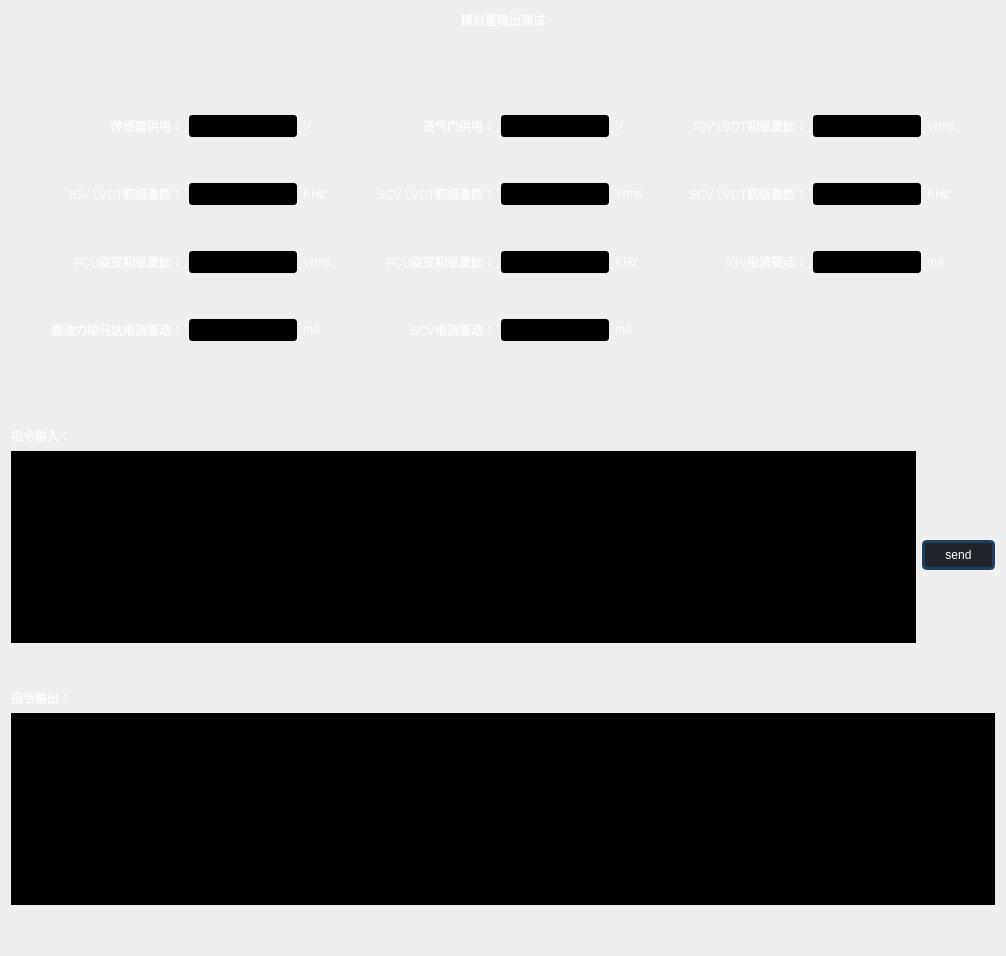
           <widget class="QWidget" name="tab_5">
            <attribute name="title">
             <string>模拟量输出测试</string>
            </attribute>
            <layout class="QVBoxLayout" name="verticalLayout_34">
             <item>
              <layout class="QVBoxLayout" name="verticalLayout_29">
               <item>
                <widget class="QLabel" name="label_34">
                 <property name="styleSheet">
                  <string notr="true">color:white;
font: 75 16pt &quot;Arial&quot;;</string>
                 </property>
                 <property name="text">
                  <string>模拟量输出测试</string>
                 </property>
                 <property name="alignment">
                  <set>Qt::AlignCenter</set>
                 </property>
                </widget>
               </item>
               <item>
                <spacer name="verticalSpacer_35">
                 <property name="orientation">
                  <enum>Qt::Vertical</enum>
                 </property>
                 <property name="sizeHint" stdset="0">
                  <size>
                   <width>20</width>
                   <height>40</height>
                  </size>
                 </property>
                </spacer>
               </item>
               <item>
                <layout class="QGridLayout" name="gridLayout_5">
                 <item row="1" column="2">
                  <widget class="QLineEdit" name="le_auto_ao_AOUT_PREPS">
                   <property name="sizePolicy">
                    <sizepolicy hsizetype="Maximum" vsizetype="Fixed">
                     <horstretch>0</horstretch>
                     <verstretch>0</verstretch>
                    </sizepolicy>
                   </property>
                   <property name="maximumSize">
                    <size>
                     <width>110</width>
                     <height>16777215</height>
                    </size>
                   </property>
                   <property name="styleSheet">
                    <string notr="true">color:white;
background-color: rgb(0, 0, 0);
font: 65 14pt &quot;Arial&quot;;</string>
                   </property>
                   <property name="alignment">
                    <set>Qt::AlignCenter</set>
                   </property>
                  </widget>
                 </item>
                 <item row="1" column="3">
                  <widget class="QLabel" name="label_447">
                   <property name="styleSheet">
                    <string notr="true">color:white;
font: 75 10pt &quot;Arial&quot;;</string>
                   </property>
                   <property name="text">
                    <string>V</string>
                   </property>
                  </widget>
                 </item>
                 <item row="8" column="4">
                  <spacer name="verticalSpacer_29">
                   <property name="orientation">
                    <enum>Qt::Vertical</enum>
                   </property>
                   <property name="sizeHint" stdset="0">
                    <size>
                     <width>20</width>
                     <height>40</height>
                    </size>
                   </property>
                  </spacer>
                 </item>
                 <item row="1" column="1">
                  <widget class="QLabel" name="label_446">
                   <property name="styleSheet">
                    <string notr="true">color:white;
font: 75 10pt &quot;Arial&quot;;</string>
                   </property>
                   <property name="text">
                    <string>传感器供电：</string>
                   </property>
                   <property name="alignment">
                    <set>Qt::AlignRight|Qt::AlignTrailing|Qt::AlignVCenter</set>
                   </property>
                  </widget>
                 </item>
                 <item row="2" column="1">
                  <spacer name="verticalSpacer_74">
                   <property name="orientation">
                    <enum>Qt::Vertical</enum>
                   </property>
                   <property name="sizeHint" stdset="0">
                    <size>
                     <width>20</width>
                     <height>40</height>
                    </size>
                   </property>
                  </spacer>
                 </item>
                 <item row="5" column="1">
                  <widget class="QLabel" name="label_462">
                   <property name="styleSheet">
                    <string notr="true">color:white;
font: 75 10pt &quot;Arial&quot;;</string>
                   </property>
                   <property name="text">
                    <string>FCU旋变初级激励：</string>
                   </property>
                   <property name="alignment">
                    <set>Qt::AlignRight|Qt::AlignTrailing|Qt::AlignVCenter</set>
                   </property>
                  </widget>
                 </item>
                 <item row="3" column="6">
                  <widget class="QLineEdit" name="le_auto_ao_LVDT_SGVPRI_STATEv">
                   <property name="sizePolicy">
                    <sizepolicy hsizetype="Maximum" vsizetype="Fixed">
                     <horstretch>0</horstretch>
                     <verstretch>0</verstretch>
                    </sizepolicy>
                   </property>
                   <property name="maximumSize">
                    <size>
                     <width>110</width>
                     <height>16777215</height>
                    </size>
                   </property>
                   <property name="styleSheet">
                    <string notr="true">color:white;
background-color: rgb(0, 0, 0);
font: 65 14pt &quot;Arial&quot;;</string>
                   </property>
                   <property name="alignment">
                    <set>Qt::AlignCenter</set>
                   </property>
                  </widget>
                 </item>
                 <item row="3" column="0">
                  <spacer name="horizontalSpacer_10">
                   <property name="orientation">
                    <enum>Qt::Horizontal</enum>
                   </property>
                   <property name="sizeHint" stdset="0">
                    <size>
                     <width>40</width>
                     <height>20</height>
                    </size>
                   </property>
                  </spacer>
                 </item>
                 <item row="7" column="3">
                  <widget class="QLabel" name="label_453">
                   <property name="styleSheet">
                    <string notr="true">color:white;
font: 75 10pt &quot;Arial&quot;;</string>
                   </property>
                   <property name="text">
                    <string>mA</string>
                   </property>
                  </widget>
                 </item>
                 <item row="7" column="7">
                  <widget class="QLabel" name="label_475">
                   <property name="styleSheet">
                    <string notr="true">color:white;
font: 75 10pt &quot;Arial&quot;;</string>
                   </property>
                   <property name="text">
                    <string>mA</string>
                   </property>
                  </widget>
                 </item>
                 <item row="7" column="5">
                  <widget class="QLabel" name="label_474">
                   <property name="styleSheet">
                    <string notr="true">color:white;
font: 75 10pt &quot;Arial&quot;;</string>
                   </property>
                   <property name="text">
                    <string>SCV电流驱动：</string>
                   </property>
                   <property name="alignment">
                    <set>Qt::AlignRight|Qt::AlignTrailing|Qt::AlignVCenter</set>
                   </property>
                  </widget>
                 </item>
                 <item row="1" column="7">
                  <widget class="QLabel" name="label_449">
                   <property name="styleSheet">
                    <string notr="true">color:white;
font: 75 14pt &quot;Arial&quot;;
</string>
                   </property>
                   <property name="text">
                    <string>V</string>
                   </property>
                  </widget>
                 </item>
                 <item row="3" column="2">
                  <widget class="QLineEdit" name="le_auto_ao_LVDT_IGVPRI_STATEf">
                   <property name="sizePolicy">
                    <sizepolicy hsizetype="Maximum" vsizetype="Fixed">
                     <horstretch>0</horstretch>
                     <verstretch>0</verstretch>
                    </sizepolicy>
                   </property>
                   <property name="maximumSize">
                    <size>
                     <width>110</width>
                     <height>16777215</height>
                    </size>
                   </property>
                   <property name="styleSheet">
                    <string notr="true">color:white;
background-color: rgb(0, 0, 0);
font: 65 14pt &quot;Arial&quot;;</string>
                   </property>
                   <property name="alignment">
                    <set>Qt::AlignCenter</set>
                   </property>
                  </widget>
                 </item>
                 <item row="3" column="9">
                  <widget class="QLabel" name="label_472">
                   <property name="styleSheet">
                    <string notr="true">color:white;
font: 75 10pt &quot;Arial&quot;;</string>
                   </property>
                   <property name="text">
                    <string>SCV LVDT初级激励：</string>
                   </property>
                   <property name="alignment">
                    <set>Qt::AlignCenter</set>
                   </property>
                  </widget>
                 </item>
                 <item row="7" column="6">
                  <widget class="QLineEdit" name="le_auto_ao_AOUT_SCVCD">
                   <property name="sizePolicy">
                    <sizepolicy hsizetype="Maximum" vsizetype="Fixed">
                     <horstretch>0</horstretch>
                     <verstretch>0</verstretch>
                    </sizepolicy>
                   </property>
                   <property name="maximumSize">
                    <size>
                     <width>110</width>
                     <height>16777215</height>
                    </size>
                   </property>
                   <property name="styleSheet">
                    <string notr="true">color:white;
background-color: rgb(0, 0, 0);
font: 65 14pt &quot;Arial&quot;;</string>
                   </property>
                   <property name="alignment">
                    <set>Qt::AlignCenter</set>
                   </property>
                  </widget>
                 </item>
                 <item row="6" column="1">
                  <spacer name="verticalSpacer_76">
                   <property name="orientation">
                    <enum>Qt::Vertical</enum>
                   </property>
                   <property name="sizeHint" stdset="0">
                    <size>
                     <width>20</width>
                     <height>40</height>
                    </size>
                   </property>
                  </spacer>
                 </item>
                 <item row="1" column="5">
                  <widget class="QLabel" name="label_448">
                   <property name="styleSheet">
                    <string notr="true">color:white;
font: 75 10pt &quot;Arial&quot;;</string>
                   </property>
                   <property name="text">
                    <string>进气门供电：</string>
                   </property>
                   <property name="alignment">
                    <set>Qt::AlignRight|Qt::AlignTrailing|Qt::AlignVCenter</set>
                   </property>
                  </widget>
                 </item>
                 <item row="3" column="5">
                  <widget class="QLabel" name="label_470">
                   <property name="styleSheet">
                    <string notr="true">color:white;
font: 75 10pt &quot;Arial&quot;;</string>
                   </property>
                   <property name="text">
                    <string>SCV LVDT初级激励：</string>
                   </property>
                   <property name="alignment">
                    <set>Qt::AlignRight|Qt::AlignTrailing|Qt::AlignVCenter</set>
                   </property>
                  </widget>
                 </item>
                 <item row="5" column="2">
                  <widget class="QLineEdit" name="le_auto_ao_RVDT_FCUPRI_STATEv">
                   <property name="sizePolicy">
                    <sizepolicy hsizetype="Maximum" vsizetype="Fixed">
                     <horstretch>0</horstretch>
                     <verstretch>0</verstretch>
                    </sizepolicy>
                   </property>
                   <property name="maximumSize">
                    <size>
                     <width>110</width>
                     <height>16777215</height>
                    </size>
                   </property>
                   <property name="styleSheet">
                    <string notr="true">color:white;
background-color: rgb(0, 0, 0);
font: 65 14pt &quot;Arial&quot;;</string>
                   </property>
                   <property name="alignment">
                    <set>Qt::AlignCenter</set>
                   </property>
                  </widget>
                 </item>
                 <item row="3" column="3">
                  <widget class="QLabel" name="label_469">
                   <property name="styleSheet">
                    <string notr="true">color:white;
font: 75 10pt &quot;Arial&quot;;</string>
                   </property>
                   <property name="text">
                    <string>KHz</string>
                   </property>
                  </widget>
                 </item>
                 <item row="1" column="9">
                  <widget class="QLabel" name="label_450">
                   <property name="styleSheet">
                    <string notr="true">color:white;
font: 75 10pt &quot;Arial&quot;;</string>
                   </property>
                   <property name="text">
                    <string>IGV LVDT初级激励：</string>
                   </property>
                   <property name="alignment">
                    <set>Qt::AlignRight|Qt::AlignTrailing|Qt::AlignVCenter</set>
                   </property>
                  </widget>
                 </item>
                 <item row="5" column="5">
                  <widget class="QLabel" name="label_464">
                   <property name="styleSheet">
                    <string notr="true">color:white;
font: 75 10pt &quot;Arial&quot;;</string>
                   </property>
                   <property name="text">
                    <string>FCU旋变初级激励：</string>
                   </property>
                   <property name="alignment">
                    <set>Qt::AlignRight|Qt::AlignTrailing|Qt::AlignVCenter</set>
                   </property>
                  </widget>
                 </item>
                 <item row="0" column="1">
                  <spacer name="verticalSpacer_34">
                   <property name="orientation">
                    <enum>Qt::Vertical</enum>
                   </property>
                   <property name="sizeHint" stdset="0">
                    <size>
                     <width>20</width>
                     <height>40</height>
                    </size>
                   </property>
                  </spacer>
                 </item>
                 <item row="3" column="11">
                  <widget class="QLabel" name="label_473">
                   <property name="styleSheet">
                    <string notr="true">color:white;
font: 75 10pt &quot;Arial&quot;;</string>
                   </property>
                   <property name="text">
                    <string>KHz</string>
                   </property>
                  </widget>
                 </item>
                 <item row="5" column="6">
                  <widget class="QLineEdit" name="le_auto_ao_RVDT_FCUPRI_STATEf">
                   <property name="sizePolicy">
                    <sizepolicy hsizetype="Maximum" vsizetype="Fixed">
                     <horstretch>0</horstretch>
                     <verstretch>0</verstretch>
                    </sizepolicy>
                   </property>
                   <property name="maximumSize">
                    <size>
                     <width>110</width>
                     <height>16777215</height>
                    </size>
                   </property>
                   <property name="styleSheet">
                    <string notr="true">color:white;
background-color: rgb(0, 0, 0);
font: 65 14pt &quot;Arial&quot;;</string>
                   </property>
                   <property name="alignment">
                    <set>Qt::AlignCenter</set>
                   </property>
                  </widget>
                 </item>
                 <item row="3" column="7">
                  <widget class="QLabel" name="label_471">
                   <property name="styleSheet">
                    <string notr="true">color:white;
font: 75 14pt &quot;Arial&quot;;
</string>
                   </property>
                   <property name="text">
                    <string>Vrms</string>
                   </property>
                  </widget>
                 </item>
                 <item row="7" column="4">
                  <spacer name="horizontalSpacer_25">
                   <property name="orientation">
                    <enum>Qt::Horizontal</enum>
                   </property>
                   <property name="sizeHint" stdset="0">
                    <size>
                     <width>40</width>
                     <height>20</height>
                    </size>
                   </property>
                  </spacer>
                 </item>
                 <item row="7" column="8">
                  <spacer name="horizontalSpacer_29">
                   <property name="orientation">
                    <enum>Qt::Horizontal</enum>
                   </property>
                   <property name="sizeHint" stdset="0">
                    <size>
                     <width>40</width>
                     <height>20</height>
                    </size>
                   </property>
                  </spacer>
                 </item>
                 <item row="3" column="10">
                  <widget class="QLineEdit" name="le_auto_ao_LVDT_SGVPRI_STATEf">
                   <property name="sizePolicy">
                    <sizepolicy hsizetype="Maximum" vsizetype="Fixed">
                     <horstretch>0</horstretch>
                     <verstretch>0</verstretch>
                    </sizepolicy>
                   </property>
                   <property name="maximumSize">
                    <size>
                     <width>110</width>
                     <height>16777215</height>
                    </size>
                   </property>
                   <property name="styleSheet">
                    <string notr="true">color:white;
background-color: rgb(0, 0, 0);
font: 65 14pt &quot;Arial&quot;;</string>
                   </property>
                   <property name="alignment">
                    <set>Qt::AlignCenter</set>
                   </property>
                  </widget>
                 </item>
                 <item row="1" column="11">
                  <widget class="QLabel" name="label_451">
                   <property name="styleSheet">
                    <string notr="true">color:white;
font: 75 10pt &quot;Arial&quot;;</string>
                   </property>
                   <property name="text">
                    <string>Vrms</string>
                   </property>
                  </widget>
                 </item>
                 <item row="5" column="3">
                  <widget class="QLabel" name="label_463">
                   <property name="styleSheet">
                    <string notr="true">color:white;
font: 75 10pt &quot;Arial&quot;;</string>
                   </property>
                   <property name="text">
                    <string>Vrms</string>
                   </property>
                  </widget>
                 </item>
                 <item row="1" column="10">
                  <widget class="QLineEdit" name="le_auto_ao_LVDT_IGVPRI_STATEv">
                   <property name="sizePolicy">
                    <sizepolicy hsizetype="Maximum" vsizetype="Fixed">
                     <horstretch>0</horstretch>
                     <verstretch>0</verstretch>
                    </sizepolicy>
                   </property>
                   <property name="maximumSize">
                    <size>
                     <width>110</width>
                     <height>16777215</height>
                    </size>
                   </property>
                   <property name="styleSheet">
                    <string notr="true">color:white;
background-color: rgb(0, 0, 0);
font: 65 14pt &quot;Arial&quot;;</string>
                   </property>
                   <property name="alignment">
                    <set>Qt::AlignCenter</set>
                   </property>
                  </widget>
                 </item>
                 <item row="4" column="1">
                  <spacer name="verticalSpacer_75">
                   <property name="orientation">
                    <enum>Qt::Vertical</enum>
                   </property>
                   <property name="sizeHint" stdset="0">
                    <size>
                     <width>20</width>
                     <height>40</height>
                    </size>
                   </property>
                  </spacer>
                 </item>
                 <item row="5" column="7">
                  <widget class="QLabel" name="label_465">
                   <property name="styleSheet">
                    <string notr="true">color:white;
font: 75 14pt &quot;Arial&quot;;
</string>
                   </property>
                   <property name="text">
                    <string>KHz</string>
                   </property>
                  </widget>
                 </item>
                 <item row="3" column="1">
                  <widget class="QLabel" name="label_468">
                   <property name="styleSheet">
                    <string notr="true">color:white;
font: 75 10pt &quot;Arial&quot;;</string>
                   </property>
                   <property name="text">
                    <string>IGV LVDT初级激励：</string>
                   </property>
                   <property name="alignment">
                    <set>Qt::AlignRight|Qt::AlignTrailing|Qt::AlignVCenter</set>
                   </property>
                  </widget>
                 </item>
                 <item row="1" column="6">
                  <widget class="QLineEdit" name="le_auto_ao_AOUT_FLPPS">
                   <property name="sizePolicy">
                    <sizepolicy hsizetype="Maximum" vsizetype="Fixed">
                     <horstretch>0</horstretch>
                     <verstretch>0</verstretch>
                    </sizepolicy>
                   </property>
                   <property name="maximumSize">
                    <size>
                     <width>110</width>
                     <height>16777215</height>
                    </size>
                   </property>
                   <property name="styleSheet">
                    <string notr="true">color:white;
background-color: rgb(0, 0, 0);
font: 65 14pt &quot;Arial&quot;;</string>
                   </property>
                   <property name="alignment">
                    <set>Qt::AlignCenter</set>
                   </property>
                  </widget>
                 </item>
                 <item row="3" column="12">
                  <spacer name="horizontalSpacer_9">
                   <property name="orientation">
                    <enum>Qt::Horizontal</enum>
                   </property>
                   <property name="sizeHint" stdset="0">
                    <size>
                     <width>40</width>
                     <height>20</height>
                    </size>
                   </property>
                  </spacer>
                 </item>
                 <item row="5" column="11">
                  <widget class="QLabel" name="label_467">
                   <property name="styleSheet">
                    <string notr="true">color:white;
font: 75 10pt &quot;Arial&quot;;</string>
                   </property>
                   <property name="text">
                    <string>mA</string>
                   </property>
                  </widget>
                 </item>
                 <item row="5" column="9">
                  <widget class="QLabel" name="label_452">
                   <property name="styleSheet">
                    <string notr="true">color:white;
font: 75 10pt &quot;Arial&quot;;</string>
                   </property>
                   <property name="text">
                    <string>IGV电流驱动：</string>
                   </property>
                   <property name="alignment">
                    <set>Qt::AlignRight|Qt::AlignTrailing|Qt::AlignVCenter</set>
                   </property>
                  </widget>
                 </item>
                 <item row="7" column="1">
                  <widget class="QLabel" name="label_466">
                   <property name="styleSheet">
                    <string notr="true">color:white;
font: 75 10pt &quot;Arial&quot;;</string>
                   </property>
                   <property name="text">
                    <string>燃油力矩马达电流驱动：</string>
                   </property>
                   <property name="alignment">
                    <set>Qt::AlignRight|Qt::AlignTrailing|Qt::AlignVCenter</set>
                   </property>
                  </widget>
                 </item>
                 <item row="7" column="2">
                  <widget class="QLineEdit" name="le_auto_ao_AOUT_FCUCD">
                   <property name="sizePolicy">
                    <sizepolicy hsizetype="Maximum" vsizetype="Fixed">
                     <horstretch>0</horstretch>
                     <verstretch>0</verstretch>
                    </sizepolicy>
                   </property>
                   <property name="maximumSize">
                    <size>
                     <width>110</width>
                     <height>16777215</height>
                    </size>
                   </property>
                   <property name="styleSheet">
                    <string notr="true">color:white;
background-color: rgb(0, 0, 0);
font: 65 14pt &quot;Arial&quot;;</string>
                   </property>
                   <property name="alignment">
                    <set>Qt::AlignCenter</set>
                   </property>
                  </widget>
                 </item>
                 <item row="5" column="10">
                  <widget class="QLineEdit" name="le_auto_ao_AOUT_IGVCD">
                   <property name="sizePolicy">
                    <sizepolicy hsizetype="Maximum" vsizetype="Fixed">
                     <horstretch>0</horstretch>
                     <verstretch>0</verstretch>
                    </sizepolicy>
                   </property>
                   <property name="maximumSize">
                    <size>
                     <width>110</width>
                     <height>16777215</height>
                    </size>
                   </property>
                   <property name="styleSheet">
                    <string notr="true">color:white;
background-color: rgb(0, 0, 0);
font: 65 14pt &quot;Arial&quot;;</string>
                   </property>
                   <property name="alignment">
                    <set>Qt::AlignCenter</set>
                   </property>
                  </widget>
                 </item>
                </layout>
               </item>
               <item>
                <spacer name="verticalSpacer_40">
                 <property name="orientation">
                  <enum>Qt::Vertical</enum>
                 </property>
                 <property name="sizeHint" stdset="0">
                  <size>
                   <width>20</width>
                   <height>40</height>
                  </size>
                 </property>
                </spacer>
               </item>
               <item>
                <layout class="QVBoxLayout" name="verticalLayout_134">
                 <item>
                  <layout class="QHBoxLayout" name="horizontalLayout_50">
                   <item>
                    <layout class="QVBoxLayout" name="verticalLayout_135">
                     <item>
                      <widget class="QLabel" name="label_12">
                       <property name="styleSheet">
                        <string notr="true">color:white;
font: 75 14pt &quot;Arial&quot;;</string>
                       </property>
                       <property name="text">
                        <string>指令输入：</string>
                       </property>
                      </widget>
                     </item>
                     <item>
                      <widget class="QPlainTextEdit" name="pte_auto_ao_insIN">
                       <property name="styleSheet">
                        <string notr="true">color:white;
background-color: rgb(0, 0, 0);
font: 65 14pt &quot;Arial&quot;;</string>
                       </property>
                      </widget>
                     </item>
                     <item>
                      <spacer name="verticalSpacer_77">
                       <property name="orientation">
                        <enum>Qt::Vertical</enum>
                       </property>
                       <property name="sizeHint" stdset="0">
                        <size>
                         <width>20</width>
                         <height>40</height>
                        </size>
                       </property>
                      </spacer>
                     </item>
                    </layout>
                   </item>
                   <item>
                    <widget class="QPushButton" name="pte_auto_ao_insSend">
                     <property name="styleSheet">
                      <string notr="true">QPushButton{
background-color:rgb(33,37,43);
color:white;
font: 14pt &quot;Arial&quot;;
border:3px solid rgb(29,63,91);
border-radius:5px;
padding-right:20px;
padding-left:20px;
padding-top:5px;
padding-bottom:5px;
}
QPushButton:hover{
font-size:17pt;
font-weight:bold;
border-width:4px;
border-radius:5px;
padding-right:0px;
padding-left:0px;
padding-top:5px;
padding-bottom:5px;
}

QPushButton:pressed{
color:rgb(85, 170, 255);
}</string>
                     </property>
                     <property name="text">
                      <string>send</string>
                     </property>
                    </widget>
                   </item>
                  </layout>
                 </item>
                 <item>
                  <layout class="QVBoxLayout" name="verticalLayout_136">
                   <item>
                    <widget class="QLabel" name="label_23">
                     <property name="styleSheet">
                      <string notr="true">color:white;
font: 75 14pt &quot;Arial&quot;;</string>
                     </property>
                     <property name="text">
                      <string>指令输出：</string>
                     </property>
                    </widget>
                   </item>
                   <item>
                    <widget class="QPlainTextEdit" name="pte_auto_ao_insOUT">
                     <property name="styleSheet">
                      <string notr="true">color:white;
background-color: rgb(0, 0, 0);
font: 65 14pt &quot;Arial&quot;;</string>
                     </property>
                     <property name="readOnly">
                      <bool>true</bool>
                     </property>
                    </widget>
                   </item>
                   <item>
                    <spacer name="verticalSpacer_30">
                     <property name="orientation">
                      <enum>Qt::Vertical</enum>
                     </property>
                     <property name="sizeHint" stdset="0">
                      <size>
                       <width>20</width>
                       <height>40</height>
                      </size>
                     </property>
                    </spacer>
                   </item>
                  </layout>
                 </item>
                </layout>
               </item>
              </layout>
             </item>
            </layout>
           </widget>
